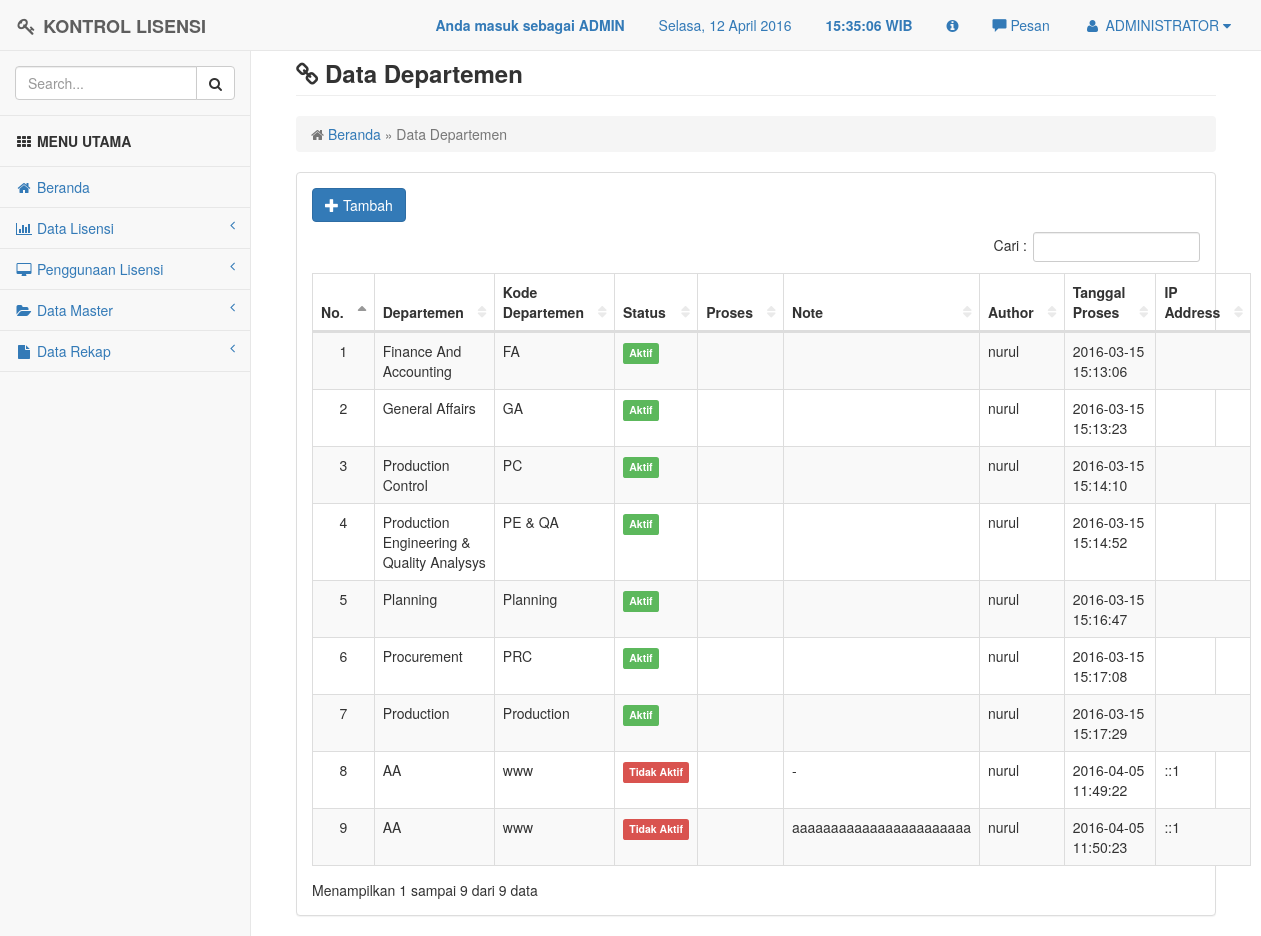
/departement/departement_rekap.php (signed in), run on the app's committed database.
### tables this page shows
CREATE TABLE `t_user` (
  `nama_lengkap` varchar(20) NOT NULL,
  `userid` varchar(20) NOT NULL,
  `password` varchar(100) NOT NULL,
  `level` varchar(10) NOT NULL
);

CREATE TABLE `t_departement_history` (
  `id` int(11) NOT NULL AUTO_INCREMENT,
  `kode_departement` varchar(30) NOT NULL,
  `departement` varchar(50) NOT NULL,
  `status` varchar(30) NOT NULL,
  `aksi` varchar(20) NOT NULL,
  `note` text,
  `tgl_input` datetime NOT NULL,
  `pic_input` varchar(30) NOT NULL,
  `ip_address` varchar(50) NOT NULL,
  PRIMARY KEY (`id`)
);

### departement/departement_rekap.php (the view, shortened to what this page needs)
<?php
include "../config/header.php";
include '../config/config.php';
?>
<div id="page-wrapper">
    <div class="container-fluid">
        <div class="row">
            <div class="col-lg-12">
                <h3 class="page-header"><i class="fa fa-link"></i> <strong>Data Departemen</strong></h3>
                <ol class="breadcrumb">
                    <li class="active">
                        <i class="fa fa-home"></i>
						<a href="../config/index.php" title="Kembali ke Beranda"> Beranda</a> &raquo; Data Departemen
                    </li>
                </ol>
            </div>
        </div>
        <div class="row">
            <div class="col-lg-12">
                <div class="panel panel-default">
                    <div class="panel-body">
					<p>
					<a href="../departement/departement_add.php" title="Tambah Data Pengembang" class="btn btn-primary btn-md">
					<span class="glyphicon glyphicon-plus" aria-hidden="true"></span> Tambah</a><br/>
					</p>
					<table id="tbl" class="table table-striped table-bordered table-hover" width="100%">
					<thead>
						<tr>
							<th>No.</th>
							<th>Departemen</th>
							<th>Kode Departemen</th>
							<th>Status</th>
							<th>Proses</th>
							<th>Note</th>
							<th>Author</th>
							<th>Tanggal Proses</th>
							<th>IP Address</th>
						</tr>
					</thead>
					<tbody>
					<?php
							$res = $mysqli->query("SELECT * FROM t_departement_history");
							$no =1;
							while ($row = $res->fetch_assoc()):
						?>
						<tr>
							<td align="center"><?php echo $no++; ?></td>
							<td><?php echo $row['departement'] ?></td>
							<td><?php echo $row['kode_departement'] ?></td>
							<td><?php if($row['status'] == 'Aktif'){
										echo '<span class="label label-success">Aktif</span>';
									} else if ($row['status'] == 'Tidak Aktif' ){
										echo '<span class="label label-danger">Tidak Aktif</span>';
									}
								?>
							</td>
							<td><?php echo $row['proses'] ?></td>
							<td><?php echo $row['note'] ?></td>
							<td><?php echo $row['pic_input'] ?></td>
							<td><?php echo $row['tgl_input'] ?></td>
							<td><?php echo $row['ip_address'] ?></td>
						</tr>
						<?php
							endwhile;
						?>
					</tbody>
					</table>
					</div>
                </div>
            </div>
		</div>
    </div>
</div>
<?php
include "../config/footer.php";
?>

### config/header.php (shortened to what this page needs)
<!DOCTYPE html>
<html>
<head>
    <link href="../assets/plugins/bootstrap/dist/css/bootstrap.min.css" rel="stylesheet">
    <link href="../assets/plugins/metisMenu/dist/metisMenu.min.css" rel="stylesheet">
    <link href="../assets/plugins/datatables-plugins/integration/bootstrap/3/dataTables.bootstrap.css" rel="stylesheet">
    <link href="../assets/plugins/bootstrap/dist/css/bootstrap-datepicker.css" rel="stylesheet">
	<link href="../assets/plugins/validator/css/bootstrapValidator.css" rel="stylesheet" type="text/css" >
	<link href="../assets/css/style.css" rel="stylesheet">
    <link href="../assets/font-awesome/css/font-awesome.min.css" rel="stylesheet" type="text/css">
	<link href="../assets/plugins/chosen/chosen.css" rel="stylesheet">
	<link href="../assets/plugins/fileinput/fileinput.css" rel="stylesheet">
	<link href="../assets/plugins/fancybox/jquery.fancybox.css?v=2.1.5" media="screen" rel="stylesheet" type="text/css" />
</head>
<body>
    <div id="wrapper">
        <nav class="navbar navbar-default navbar-fixed-top" role="navigation" style="margin-bottom: 0">
			<div class="navbar-header">
                <a class="navbar-brand" href="index.html"><i class="fa fa-key fa-fw"></i> <strong>KONTROL LISENSI</strong></a>
            </div>
			<ul class="nav navbar-top-links navbar-right">
				<li class="dropdown">
				<?php
				if ($_SESSION['level'] == "admin"){
				?>
					<a><blink><strong>Anda masuk sebagai ADMIN</strong></blink></a>
                <?php
				}
				else if ($_SESSION['level'] == "user"){
				?>
					<a><blink><strong>Anda masuk sebagai USER</strong></blink></a>
				<?php
				}
				?>
				</li>
				<li class="dropdown"><a><span id="dates"><span id="the-day">Hari, 00 Bulan 0000</span></a></li>
				<li class="dropdown"><a><strong><span id="the-time"> 00:00:00 </span> WIB</strong></span></a></li>
                <li class="dropdown"><a data-toggle="modal" data-target="#myModal" href="#" title="Tentang Kami"><i class="fa fa-info-circle"></i></a></li>
                <li><a id="pesan_sedia" href="#" data-toggle="modal" data-target="#modalpesan"><span class='glyphicon glyphicon-comment'></span>  Pesan</a></li>
				<li class="dropdown">
					<?php
					$aksi = "select * from t_user where userid = '".$_SESSION['userid']."'";
					$hasil = mysql_query($aksi);
					$data = mysql_fetch_array ($hasil);
					?>
                    <a class="dropdown-toggle" data-toggle="dropdown" href="#">
                        <i class="fa fa-user fa-fw"></i> <?php echo $data['nama_lengkap'];?>  <i class="fa fa-caret-down"></i>
                    </a>
				</li>
			</ul>
            <?php
			include "menu.php";
			?>
        </nav>
		<br>

### assets/css/style.css (style rules this page uses)
body { background-color: #f8f8f8; }
#wrapper { width: 100%; }
#page-wrapper { padding: 0 15px; min-height: 568px; background-color: #fff; }
@media (min-width:768px) { #page-wrapper { position: inherit; margin: 0 0 0 250px; padding: 0 30px; border-left: 1px solid #e7e7e7; } }
.navbar-top-links { margin-right: 0; }
.navbar-top-links li { display: inline-block; }
.navbar-top-links li:last-child { margin-right: 15px; }
.navbar-top-links li a { padding: 15px; min-height: 50px; }
table.dataTable thead .sorting, table.dataTable thead .sorting_asc, table.dataTable thead .sorting_desc, table.dataTable thead .sorting_asc_disabled, table.dataTable thead .sorting_desc_disabled { background: 0 0; }
table.dataTable thead .sorting_asc:after { content: "\f0de"; float: right; font-family: fontawesome; }
table.dataTable thead .sorting:after { content: "\f0dc"; float: right; font-family: fontawesome; color: rgba(50,50,50,.5); }

### data on the page
t_user: nama_lengkap "ADMINISTRATOR"
t_departement_history: departement "Finance And Accounting", kode_departement "FA", status "Aktif", pic_input "nurul", tgl_input "2016-03-15 15:13:06"
t_departement_history: departement "General Affairs", kode_departement "GA", status "Aktif", pic_input "nurul", tgl_input "2016-03-15 15:13:23"
t_departement_history: departement "Production Control", kode_departement "PC", status "Aktif", pic_input "nurul", tgl_input "2016-03-15 15:14:10"
t_departement_history: departement "Production Engineering & Quality Analysys", kode_departement "PE & QA", status "Aktif", pic_input "nurul", tgl_input "2016-03-15 15:14:52"
t_departement_history: departement "Planning", kode_departement "Planning", status "Aktif", pic_input "nurul", tgl_input "2016-03-15 15:16:47"
t_departement_history: departement "Procurement", kode_departement "PRC", status "Aktif", pic_input "nurul", tgl_input "2016-03-15 15:17:08"
t_departement_history: departement "Production", kode_departement "Production", status "Aktif", pic_input "nurul", tgl_input "2016-03-15 15:17:29"
t_departement_history: departement "AA", kode_departement "www", status "Tidak Aktif", note "-", pic_input "nurul", tgl_input "2016-04-05 11:49:22", ip_address "::1"
t_departement_history: departement "AA", kode_departement "www", status "Tidak Aktif", note "aaaaaaaaaaaaaaaaaaaaaaa", pic_input "nurul", tgl_input "2016-04-05 11:50:23", ip_address "::1"
